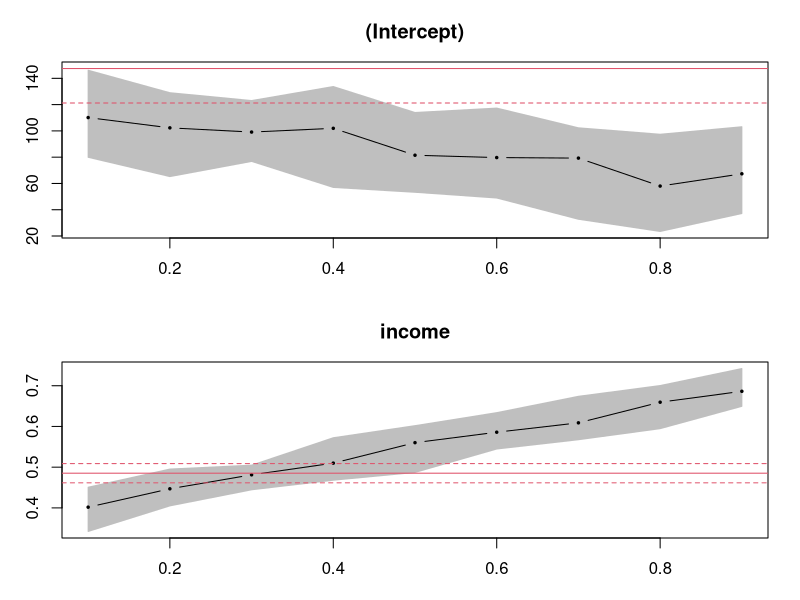
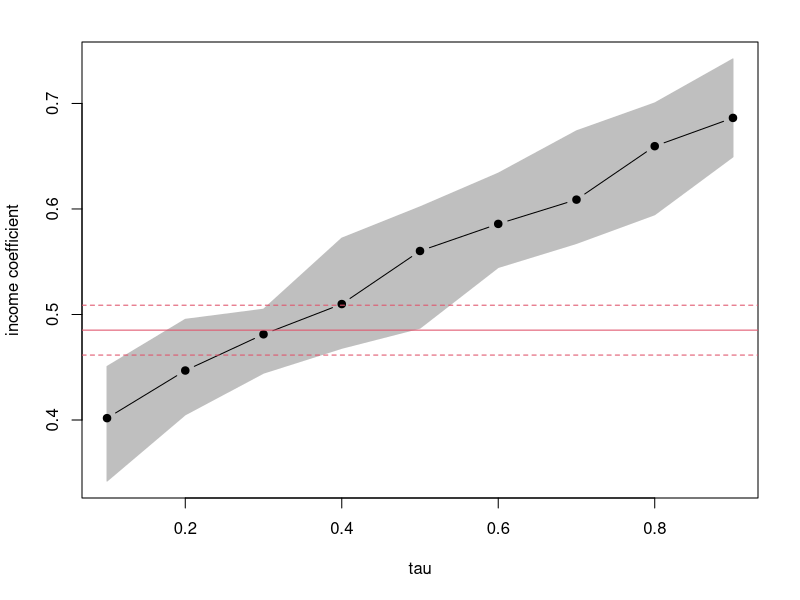

The R source for these figures, in order:
library(quantreg)


### Name: plot.summary.rqs
### Title: Visualizing sequences of quantile regression summaries
### Aliases: plot.summary.rqs
### Keywords: hplot

### ** Examples

## fit Engel models (in levels) for tau = 0.1, ..., 0.9
data("engel")
fm <- rq(foodexp ~ income, data = engel, tau = 1:9/10)
sfm <- summary(fm)

## visualizations
plot(sfm)
plot(sfm, parm = 2, mar = c(5.1, 4.1, 2.1, 2.1), main = "", xlab = "tau", 
  ylab = "income coefficient", cex = 1, pch = 19)
